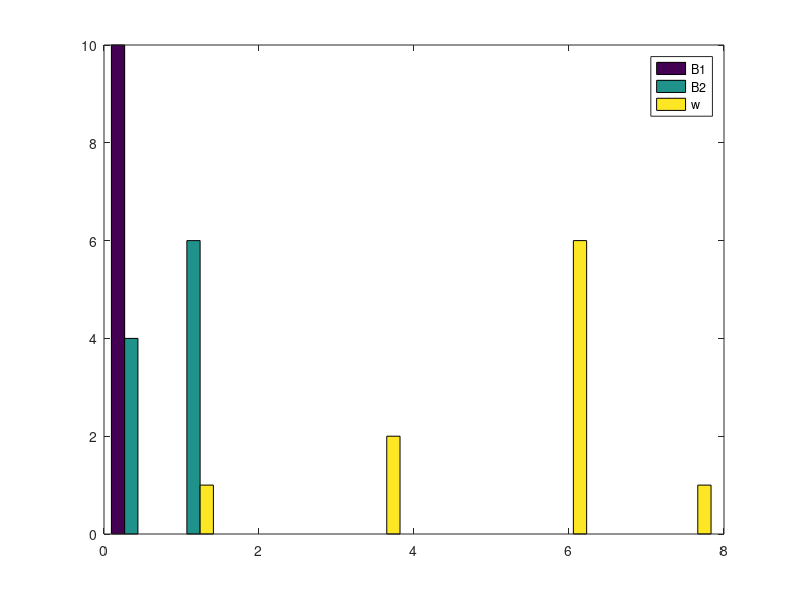

MATLAB code for this plot:
function gibbs()
    L = 1;

    B1_true = 0.5403;
    B2_true = -0.8415;
    w_true = 0.3;
    sigma_true = 0.01;
    X = (-256:256)';
    N = size(X, 1);
    Y = B1_true*cos(w_true*X) + B2_true*sin(w_true*X) ...
        + sigma_true*randn(N, 1);

    B1_samples = [];
    B2_samples = [];
    w_samples = [];

    for i = 1:10
        [B1, B2, w] = gibbs_sample(X, Y, 100);
        B1_samples = [B1_samples B1];
        B2_samples = [B2_samples B2];
        w_samples = [w_samples w];
    end

    B1 = mean(B1_samples)
    B2 = mean(B2_samples)
    w = mean(w_samples)

    hist([B1_samples' B2_samples' w_samples']);
    legend('B1', 'B2', 'w');

    nu = N-L;
    Y_hat = B1*cos(w*X) + B2*sin(w*X);
    s_sq = (Y-Y_hat)'*(Y-Y_hat)/nu;

    chi2_mean = nu/2;
    chi2_samples = chi2rnd(nu, 1000, 1);
    sigma_samples = sqrt(nu*s_sq./chi2_samples);
    sigma = mean(sigma_samples)
    sigma_accuracy = 2*std(sigma_samples)
end

function [B1, B2, w] = gibbs_sample(X, Y, K)
    [N, L] = size(X);

    B1 = randn();
    B2 = randn();
    w = abs(randn());

    B1 = 0.5403;
    B2 = -0.8415;
    w = 0.3;

    B1s = [B1];
    B2s = [B2];
    ws = [w];

    for k = 1:K
        keyboard
        resid = Y - B2 * sin(w * X);
        Xi = cos(w * X);
        m = (resid' * Xi) / (Xi' * Xi);
        resid_hat = m * Xi;
        sigma_est_sq = (resid-resid_hat)' * (resid-resid_hat) / (N-1);
        s = sqrt(sigma_est_sq / (Xi' * Xi));
        B1 = m + s * trnd(N-1);

        resid = Y - B1 * cos(w * X);
        Xi = sin(w * X);
        m = (resid' * Xi) / (Xi' * Xi);
        resid_hat = m * Xi;
        sigma_est_sq = (resid-resid_hat)' * (resid-resid_hat) / (N-1);
        s = sqrt(sigma_est_sq / (Xi' * Xi));
        B2 = m + s * trnd(N-1);

        w_hat = fminbnd(@(w_est) sum((Y-B1*cos(w_est*X)-B2*sin(w_est*X)).^2), 0, 10);
        resid = Y - B1 * cos(w_hat*X) - B2 * sin(w_hat*X);
        Xi = -B1*X.*sin(w_hat*X) + B2*X.*cos(w_hat*X);
        sigma_est_sq = resid' * resid / (N-1);
        s = sqrt(sigma_est_sq / (Xi' * Xi));
        w = w_hat + s * trnd(N-1);


        B1s = [B1s B1];
        B2s = [B2s B2];
        ws = [ws w];

    end

    %plot([B1s' B2s' ws'])
end
